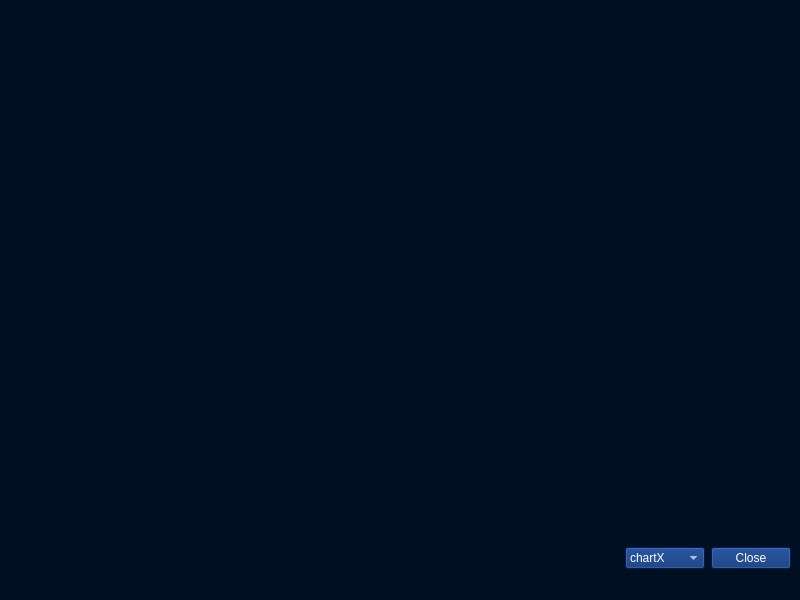
<?xml version="1.0" encoding="UTF-8"?>
<ui version="4.0">
 <class>Wykresy</class>
 <widget class="QMainWindow" name="Wykresy">
  <property name="geometry">
   <rect>
    <x>0</x>
    <y>0</y>
    <width>800</width>
    <height>600</height>
   </rect>
  </property>
  <property name="minimumSize">
   <size>
    <width>450</width>
    <height>300</height>
   </size>
  </property>
  <property name="cursor">
   <cursorShape>ArrowCursor</cursorShape>
  </property>
  <property name="windowTitle">
   <string>Charts</string>
  </property>
  <property name="styleSheet">
   <string notr="true">background-color: rgb(0, 15, 34);</string>
  </property>
  <widget class="QWidget" name="centralwidget">
   <layout class="QGridLayout" name="gridLayout">
    <item row="0" column="1">
     <spacer name="verticalSpacer">
      <property name="orientation">
       <enum>Qt::Vertical</enum>
      </property>
      <property name="sizeHint" stdset="0">
       <size>
        <width>20</width>
        <height>504</height>
       </size>
      </property>
     </spacer>
    </item>
    <item row="1" column="0">
     <spacer name="horizontalSpacer">
      <property name="orientation">
       <enum>Qt::Horizontal</enum>
      </property>
      <property name="sizeHint" stdset="0">
       <size>
        <width>596</width>
        <height>20</height>
       </size>
      </property>
     </spacer>
    </item>
    <item row="1" column="1">
     <layout class="QHBoxLayout" name="horizontalLayout">
      <item>
       <widget class="QComboBox" name="comboBox">
        <property name="styleSheet">
         <string notr="true">background-color: rgb(0, 41, 113);
color: rgb(255, 255, 255)</string>
        </property>
        <item>
         <property name="text">
          <string>chartX</string>
         </property>
        </item>
        <item>
         <property name="text">
          <string>chartY</string>
         </property>
        </item>
        <item>
         <property name="text">
          <string>chartZ</string>
         </property>
        </item>
        <item>
         <property name="text">
          <string>chartXYZ</string>
         </property>
        </item>
       </widget>
      </item>
      <item>
       <widget class="QPushButton" name="pushButton">
        <property name="styleSheet">
         <string notr="true">background-color: rgb(0, 41, 113);
color: rgb(255, 255, 255)</string>
        </property>
        <property name="text">
         <string>Close</string>
        </property>
       </widget>
      </item>
     </layout>
    </item>
   </layout>
  </widget>
  <widget class="QMenuBar" name="menubar">
   <property name="geometry">
    <rect>
     <x>0</x>
     <y>0</y>
     <width>800</width>
     <height>21</height>
    </rect>
   </property>
  </widget>
  <widget class="QStatusBar" name="statusbar"/>
 </widget>
 <resources/>
 <connections/>
</ui>
